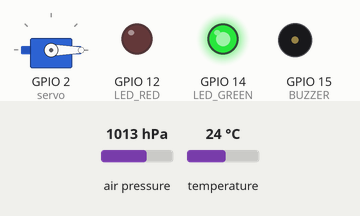
The sketch below on a simulated ESP8266 (Wemos D1 mini). Parts: servo, output pins drawn as LEDs (lit = HIGH), buzzer (waves = sounding, pin HIGH). Dashed ring = blinking. The inputs (shaded band) are chosen by the test bench; at power-on: air pressure 1013 hPa, temperature 24 °C. What the sketch prints to the serial monitor is not drawn.

Above: at 6.9 s.
7.0 s: air pressure set to 1011 hPa
At 7.8 s:
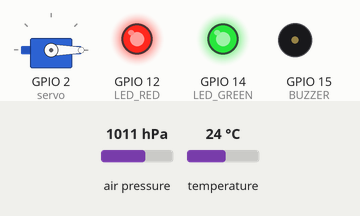
8.5 s: air pressure set to 1025 hPa
At 10.3 s:
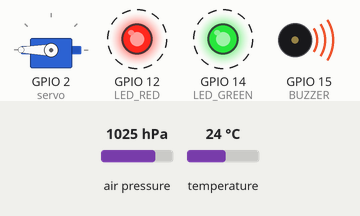
Timing chart, 0 to 17.5 s (numbered marks = the images above; inputs shaded):
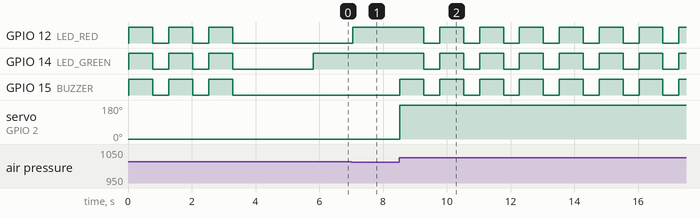

Measured:
- the behaviour switches between 1013 and 1012 hPa on air pressure (found by bisection; images 0 and 1)
- after the input at 7.0 s, GPIO 12 (LED_RED): LOW → HIGH at once
- after the input at 8.5 s, GPIO 12 (LED_RED), GPIO 14 (LED_GREEN): alternates HIGH for 0.75 s and LOW for 0.50 s, starting after 0.78 s; GPIO 15 (BUZZER): alternates HIGH for 0.75 s and LOW for 0.50 s, starting at once; servo on GPIO 2 (servo): 0° → 180° at once

The sketch:

main.ino
```cpp
// ROCKET FLIGHT COMPUTER - ESP8266 WEMOS D1 MINI

#include <Servo.h>
#include <Wire.h>
#include <SFE_BMP180.h>

Servo servo;
SFE_BMP180 bmp180; // Create a BMP180 object

double thresholdFall = 2; // Meters
double thresholdFly = 1;  // Meters

double pressure;
double temperature;
double initPressure;
double initAltitude;
double maxAltitude;

bool isFlying = false;
bool isFalling = false;
bool isLanded = false;

const int LED_GREEN = 14;
const int LED_RED = 12;
const int BUZZER = 15;

double getPressure();
void openParachute();
void saveData();

void Ready();
void Flying();
void Landed();

void Success();
void Error();

void setup()
{
    /** Starting */
    Serial.begin(9600);
    Serial.println("Starting...");

    /** Servo */
    servo.attach(2); // D4
    servo.write(0);  // 0 degrees

    /** Led's */
    pinMode(LED_RED, OUTPUT);     // D6 -> Red
    pinMode(LED_GREEN, OUTPUT);   // D5 -> Green
    pinMode(LED_BUILTIN, OUTPUT); // LED_BUILTIN -> Blue

    /** BuZZER */
    pinMode(BUZZER, OUTPUT); // D8

    /** BMP180 - Start */
    if (!bmp180.begin())
    {
        Serial.println("Could not find a valid BMP085 sensor, check wiring!");
        Error();
    }

    /** Altitudes */
    initPressure = getPressure();
    initAltitude = bmp180.altitude(initPressure, initPressure);
    maxAltitude = initAltitude;

    /** Save data */
    // TODO

    /** Success */
    Success();

    /** Delay */
    delay(2000);
}

void loop()
{
    double Altitude, Pressure;

    Pressure = getPressure();
    Altitude = bmp180.altitude(Pressure, initPressure);

    if (Altitude > maxAltitude)
    {
        maxAltitude = Altitude;
    }

    if (Altitude > (initAltitude + thresholdFly))
    {
        isFlying = true;
        Flying();
    }

    if (isFlying && Altitude < (maxAltitude - thresholdFall))
    {
        openParachute();
        isFalling = true;
    }

    if (isFalling && Altitude < (initAltitude + thresholdFly))
    {
        isLanded = true;
        Landed();
    }

    if (!isLanded && !isFalling && !isFlying)
    {
        Ready();
    }

    delay(20);
}

double getPressure()
{
    char status;
    double T, P;

    // You must first get a temperature measurement to perform a pressure reading.

    // Start a temperature measurement:
    // If request is successful, the number of ms to wait is returned.
    // If request is unsuccessful, 0 is returned.

    status = bmp180.startTemperature();
    if (status != 0)
    {
        // Wait for the measurement to complete:

        delay(status);

        // Retrieve the completed temperature measurement:
        // Note that the measurement is stored in the variable T.
        // Use '&T' to provide the address of T to the function.
        // Function returns 1 if successful, 0 if failure.

        status = bmp180.getTemperature(T);
        if (status != 0)
        {
            // Start a pressure measurement:
            // The parameter is the oversampling setting, from 0 to 3 (highest res, longest wait).
            // If request is successful, the number of ms to wait is returned.
            // If request is unsuccessful, 0 is returned.

            status = bmp180.startPressure(3);
            if (status != 0)
            {
                // Wait for the measurement to complete:
                delay(status);

                // Retrieve the completed pressure measurement:
                // Note that the measurement is stored in the variable P.
                // Use '&P' to provide the address of P.
                // Note also that the function requires the previous temperature measurement (T).
                // (If temperature is stable, you can do one temperature measurement for a number of pressure measurements.)
                // Function returns 1 if successful, 0 if failure.

                status = bmp180.getPressure(P, T);
                if (status != 0)
                {
                    return (P);
                }
                else
                    Serial.println("error retrieving pressure measurement\n");
                Error();
            }
            else
                Serial.println("error starting pressure measurement\n");
            Error();
        }
        else
            Serial.println("error retrieving temperature measurement\n");
        Error();
    }
    else
        Serial.println("error starting temperature measurement\n");
    Error();

    return (0);
}

void saveData()
{
}

void openParachute()
{
    servo.write(180);
    digitalWrite(LED_GREEN, LOW);
    digitalWrite(LED_RED, HIGH);
}

void Ready()
{
    digitalWrite(LED_GREEN, HIGH);
}

void Flying()
{
    digitalWrite(LED_GREEN, HIGH);
    digitalWrite(LED_RED, HIGH);
}

void Landed()
{
    while (1)
    {
        digitalWrite(LED_RED, HIGH);
        digitalWrite(LED_GREEN, HIGH);
        digitalWrite(BUZZER, HIGH);
        delay(750);
        digitalWrite(LED_RED, LOW);
        digitalWrite(LED_GREEN, LOW);
        digitalWrite(BUZZER, LOW);
        delay(500);
    }
}

void Success()
{
    for (int i = 0; i < 3; i++)
    {
        digitalWrite(LED_RED, HIGH);
        digitalWrite(LED_GREEN, HIGH);
        digitalWrite(BUZZER, HIGH);
        delay(750);
        digitalWrite(LED_RED, LOW);
        digitalWrite(LED_GREEN, LOW);
        digitalWrite(BUZZER, LOW);
        delay(500);
    }
}

void Error()
{
    while (true)
    {
        digitalWrite(LED_RED, HIGH);
        delay(200);
        digitalWrite(LED_RED, LOW);
        delay(200);
    }
}
```
